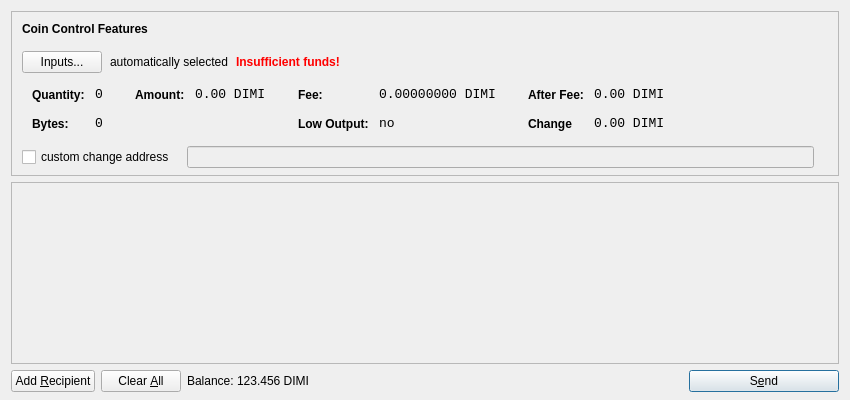
<?xml version="1.0" encoding="UTF-8"?>
<ui version="4.0">
 <class>SendCoinsDialog</class>
 <widget class="QDialog" name="SendCoinsDialog">
  <property name="geometry">
   <rect>
    <x>0</x>
    <y>0</y>
    <width>850</width>
    <height>400</height>
   </rect>
  </property>
  <property name="windowTitle">
   <string>Send Coins</string>
  </property>
  <layout class="QVBoxLayout" name="verticalLayout" stretch="0,1,0">
   <property name="bottomMargin">
    <number>8</number>
   </property>
   <item>
    <widget class="QFrame" name="frameCoinControl">
     <property name="sizePolicy">
      <sizepolicy hsizetype="Expanding" vsizetype="Expanding">
       <horstretch>0</horstretch>
       <verstretch>0</verstretch>
      </sizepolicy>
     </property>
     <property name="maximumSize">
      <size>
       <width>16777215</width>
       <height>16777215</height>
      </size>
     </property>
     <property name="frameShape">
      <enum>QFrame::StyledPanel</enum>
     </property>
     <property name="frameShadow">
      <enum>QFrame::Sunken</enum>
     </property>
     <layout class="QVBoxLayout" name="verticalLayoutCoinControl2">
      <property name="spacing">
       <number>-1</number>
      </property>
      <property name="leftMargin">
       <number>0</number>
      </property>
      <property name="topMargin">
       <number>0</number>
      </property>
      <property name="rightMargin">
       <number>0</number>
      </property>
      <property name="bottomMargin">
       <number>6</number>
      </property>
      <item>
       <layout class="QVBoxLayout" name="verticalLayoutCoinControl" stretch="0,0,0,0,1">
        <property name="spacing">
         <number>0</number>
        </property>
        <property name="leftMargin">
         <number>10</number>
        </property>
        <property name="topMargin">
         <number>10</number>
        </property>
        <item>
         <layout class="QHBoxLayout" name="horizontalLayoutCoinControl1">
          <property name="bottomMargin">
           <number>15</number>
          </property>
          <item>
           <widget class="QLabel" name="labelCoinControlFeatures">
            <property name="sizePolicy">
             <sizepolicy hsizetype="Preferred" vsizetype="Maximum">
              <horstretch>0</horstretch>
              <verstretch>0</verstretch>
             </sizepolicy>
            </property>
            <property name="font">
             <font>
              <weight>75</weight>
              <bold>true</bold>
             </font>
            </property>
            <property name="styleSheet">
             <string notr="true">font-weight:bold;</string>
            </property>
            <property name="text">
             <string>Coin Control Features</string>
            </property>
           </widget>
          </item>
         </layout>
        </item>
        <item>
         <layout class="QHBoxLayout" name="horizontalLayoutCoinControl2" stretch="0,0,0,0">
          <property name="spacing">
           <number>8</number>
          </property>
          <property name="bottomMargin">
           <number>10</number>
          </property>
          <item>
           <widget class="QPushButton" name="pushButtonCoinControl">
            <property name="styleSheet">
             <string notr="true"/>
            </property>
            <property name="text">
             <string>Inputs...</string>
            </property>
           </widget>
          </item>
          <item>
           <widget class="QLabel" name="labelCoinControlAutomaticallySelected">
            <property name="text">
             <string>automatically selected</string>
            </property>
            <property name="margin">
             <number>5</number>
            </property>
           </widget>
          </item>
          <item>
           <widget class="QLabel" name="labelCoinControlInsuffFunds">
            <property name="font">
             <font>
              <weight>75</weight>
              <bold>true</bold>
             </font>
            </property>
            <property name="styleSheet">
             <string notr="true">color:red;font-weight:bold;</string>
            </property>
            <property name="text">
             <string>Insufficient funds!</string>
            </property>
            <property name="margin">
             <number>5</number>
            </property>
           </widget>
          </item>
          <item>
           <spacer name="horizontalSpacerCoinControl">
            <property name="orientation">
             <enum>Qt::Horizontal</enum>
            </property>
            <property name="sizeHint" stdset="0">
             <size>
              <width>40</width>
              <height>1</height>
             </size>
            </property>
           </spacer>
          </item>
         </layout>
        </item>
        <item>
         <widget class="QWidget" name="widgetCoinControl" native="true">
          <property name="sizePolicy">
           <sizepolicy hsizetype="Preferred" vsizetype="Preferred">
            <horstretch>0</horstretch>
            <verstretch>0</verstretch>
           </sizepolicy>
          </property>
          <property name="minimumSize">
           <size>
            <width>0</width>
            <height>0</height>
           </size>
          </property>
          <property name="styleSheet">
           <string notr="true"/>
          </property>
          <layout class="QHBoxLayout" name="horizontalLayoutCoinControl5">
           <property name="margin">
            <number>0</number>
           </property>
           <item>
            <layout class="QHBoxLayout" name="horizontalLayoutCoinControl3" stretch="0,0,0,1">
             <property name="spacing">
              <number>20</number>
             </property>
             <property name="topMargin">
              <number>0</number>
             </property>
             <property name="bottomMargin">
              <number>10</number>
             </property>
             <item>
              <layout class="QFormLayout" name="formLayoutCoinControl1">
               <property name="horizontalSpacing">
                <number>10</number>
               </property>
               <property name="verticalSpacing">
                <number>14</number>
               </property>
               <property name="leftMargin">
                <number>10</number>
               </property>
               <property name="topMargin">
                <number>4</number>
               </property>
               <property name="rightMargin">
                <number>6</number>
               </property>
               <item row="0" column="0">
                <widget class="QLabel" name="labelCoinControlQuantityText">
                 <property name="styleSheet">
                  <string notr="true">font-weight:bold;</string>
                 </property>
                 <property name="text">
                  <string>Quantity:</string>
                 </property>
                 <property name="margin">
                  <number>0</number>
                 </property>
                </widget>
               </item>
               <item row="0" column="1">
                <widget class="QLabel" name="labelCoinControlQuantity">
                 <property name="font">
                  <font>
                   <family>Monospace</family>
                   <pointsize>10</pointsize>
                  </font>
                 </property>
                 <property name="cursor">
                  <cursorShape>IBeamCursor</cursorShape>
                 </property>
                 <property name="contextMenuPolicy">
                  <enum>Qt::ActionsContextMenu</enum>
                 </property>
                 <property name="text">
                  <string>0</string>
                 </property>
                 <property name="margin">
                  <number>0</number>
                 </property>
                 <property name="textInteractionFlags">
                  <set>Qt::LinksAccessibleByMouse|Qt::TextSelectableByKeyboard|Qt::TextSelectableByMouse</set>
                 </property>
                </widget>
               </item>
               <item row="1" column="0">
                <widget class="QLabel" name="labelCoinControlBytesText">
                 <property name="styleSheet">
                  <string notr="true">font-weight:bold;</string>
                 </property>
                 <property name="text">
                  <string>Bytes:</string>
                 </property>
                </widget>
               </item>
               <item row="1" column="1">
                <widget class="QLabel" name="labelCoinControlBytes">
                 <property name="font">
                  <font>
                   <family>Monospace</family>
                   <pointsize>10</pointsize>
                  </font>
                 </property>
                 <property name="cursor">
                  <cursorShape>IBeamCursor</cursorShape>
                 </property>
                 <property name="contextMenuPolicy">
                  <enum>Qt::ActionsContextMenu</enum>
                 </property>
                 <property name="text">
                  <string>0</string>
                 </property>
                 <property name="textInteractionFlags">
                  <set>Qt::LinksAccessibleByMouse|Qt::TextSelectableByKeyboard|Qt::TextSelectableByMouse</set>
                 </property>
                </widget>
               </item>
              </layout>
             </item>
             <item>
              <layout class="QFormLayout" name="formLayoutCoinControl2">
               <property name="horizontalSpacing">
                <number>10</number>
               </property>
               <property name="verticalSpacing">
                <number>14</number>
               </property>
               <property name="leftMargin">
                <number>6</number>
               </property>
               <property name="topMargin">
                <number>4</number>
               </property>
               <property name="rightMargin">
                <number>6</number>
               </property>
               <item row="0" column="0">
                <widget class="QLabel" name="labelCoinControlAmountText">
                 <property name="styleSheet">
                  <string notr="true">font-weight:bold;</string>
                 </property>
                 <property name="text">
                  <string>Amount:</string>
                 </property>
                 <property name="margin">
                  <number>0</number>
                 </property>
                </widget>
               </item>
               <item row="0" column="1">
                <widget class="QLabel" name="labelCoinControlAmount">
                 <property name="font">
                  <font>
                   <family>Monospace</family>
                   <pointsize>10</pointsize>
                  </font>
                 </property>
                 <property name="cursor">
                  <cursorShape>IBeamCursor</cursorShape>
                 </property>
                 <property name="contextMenuPolicy">
                  <enum>Qt::ActionsContextMenu</enum>
                 </property>
                 <property name="text">
                  <string notr="true">0.00 DIMI</string>
                 </property>
                 <property name="textInteractionFlags">
                  <set>Qt::LinksAccessibleByMouse|Qt::TextSelectableByKeyboard|Qt::TextSelectableByMouse</set>
                 </property>
                </widget>
               </item>
              </layout>
             </item>
             <item>
              <layout class="QFormLayout" name="formLayoutCoinControl3">
               <property name="horizontalSpacing">
                <number>10</number>
               </property>
               <property name="verticalSpacing">
                <number>14</number>
               </property>
               <property name="leftMargin">
                <number>6</number>
               </property>
               <property name="topMargin">
                <number>4</number>
               </property>
               <property name="rightMargin">
                <number>6</number>
               </property>
               <item row="0" column="0">
                <widget class="QLabel" name="labelCoinControlFeeText">
                 <property name="styleSheet">
                  <string notr="true">font-weight:bold;</string>
                 </property>
                 <property name="text">
                  <string>Fee:</string>
                 </property>
                 <property name="margin">
                  <number>0</number>
                 </property>
                </widget>
               </item>
               <item row="0" column="1">
                <widget class="QLabel" name="labelCoinControlFee">
                 <property name="font">
                  <font>
                   <family>Monospace</family>
                   <pointsize>10</pointsize>
                  </font>
                 </property>
                 <property name="cursor">
                  <cursorShape>IBeamCursor</cursorShape>
                 </property>
                 <property name="contextMenuPolicy">
                  <enum>Qt::ActionsContextMenu</enum>
                 </property>
                 <property name="text">
                  <string notr="true">0.00000000 DIMI</string>
                 </property>
                 <property name="textInteractionFlags">
                  <set>Qt::LinksAccessibleByMouse|Qt::TextSelectableByKeyboard|Qt::TextSelectableByMouse</set>
                 </property>
                </widget>
               </item>
               <item row="1" column="0">
                <widget class="QLabel" name="labelCoinControlLowOutputText">
                 <property name="styleSheet">
                  <string notr="true">font-weight:bold;</string>
                 </property>
                 <property name="text">
                  <string>Low Output:</string>
                 </property>
                </widget>
               </item>
               <item row="1" column="1">
                <widget class="QLabel" name="labelCoinControlLowOutput">
                 <property name="font">
                  <font>
                   <family>Monospace</family>
                   <pointsize>10</pointsize>
                  </font>
                 </property>
                 <property name="cursor">
                  <cursorShape>IBeamCursor</cursorShape>
                 </property>
                 <property name="contextMenuPolicy">
                  <enum>Qt::ActionsContextMenu</enum>
                 </property>
                 <property name="text">
                  <string>no</string>
                 </property>
                 <property name="textInteractionFlags">
                  <set>Qt::LinksAccessibleByMouse|Qt::TextSelectableByKeyboard|Qt::TextSelectableByMouse</set>
                 </property>
                </widget>
               </item>
              </layout>
             </item>
             <item>
              <layout class="QFormLayout" name="formLayoutCoinControl4">
               <property name="horizontalSpacing">
                <number>10</number>
               </property>
               <property name="verticalSpacing">
                <number>14</number>
               </property>
               <property name="leftMargin">
                <number>6</number>
               </property>
               <property name="topMargin">
                <number>4</number>
               </property>
               <property name="rightMargin">
                <number>6</number>
               </property>
               <item row="0" column="0">
                <widget class="QLabel" name="labelCoinControlAfterFeeText">
                 <property name="styleSheet">
                  <string notr="true">font-weight:bold;</string>
                 </property>
                 <property name="text">
                  <string>After Fee:</string>
                 </property>
                 <property name="margin">
                  <number>0</number>
                 </property>
                </widget>
               </item>
               <item row="0" column="1">
                <widget class="QLabel" name="labelCoinControlAfterFee">
                 <property name="font">
                  <font>
                   <family>Monospace</family>
                   <pointsize>10</pointsize>
                  </font>
                 </property>
                 <property name="cursor">
                  <cursorShape>IBeamCursor</cursorShape>
                 </property>
                 <property name="contextMenuPolicy">
                  <enum>Qt::ActionsContextMenu</enum>
                 </property>
                 <property name="text">
                  <string notr="true">0.00 DIMI</string>
                 </property>
                 <property name="textInteractionFlags">
                  <set>Qt::LinksAccessibleByMouse|Qt::TextSelectableByKeyboard|Qt::TextSelectableByMouse</set>
                 </property>
                </widget>
               </item>
               <item row="1" column="0">
                <widget class="QLabel" name="labelCoinControlChangeText">
                 <property name="styleSheet">
                  <string notr="true">font-weight:bold;</string>
                 </property>
                 <property name="text">
                  <string>Change</string>
                 </property>
                </widget>
               </item>
               <item row="1" column="1">
                <widget class="QLabel" name="labelCoinControlChange">
                 <property name="font">
                  <font>
                   <family>Monospace</family>
                   <pointsize>10</pointsize>
                  </font>
                 </property>
                 <property name="cursor">
                  <cursorShape>IBeamCursor</cursorShape>
                 </property>
                 <property name="contextMenuPolicy">
                  <enum>Qt::ActionsContextMenu</enum>
                 </property>
                 <property name="text">
                  <string notr="true">0.00 DIMI</string>
                 </property>
                 <property name="textInteractionFlags">
                  <set>Qt::LinksAccessibleByMouse|Qt::TextSelectableByKeyboard|Qt::TextSelectableByMouse</set>
                 </property>
                </widget>
               </item>
              </layout>
             </item>
            </layout>
           </item>
          </layout>
         </widget>
        </item>
        <item>
         <layout class="QHBoxLayout" name="horizontalLayoutCoinControl4" stretch="0,0,0">
          <property name="spacing">
           <number>12</number>
          </property>
          <property name="sizeConstraint">
           <enum>QLayout::SetDefaultConstraint</enum>
          </property>
          <property name="topMargin">
           <number>5</number>
          </property>
          <property name="rightMargin">
           <number>5</number>
          </property>
          <item>
           <widget class="QCheckBox" name="checkBoxCoinControlChange">
            <property name="text">
             <string>custom change address</string>
            </property>
           </widget>
          </item>
          <item>
           <widget class="QLineEdit" name="lineEditCoinControlChange">
            <property name="enabled">
             <bool>false</bool>
            </property>
            <property name="sizePolicy">
             <sizepolicy hsizetype="Expanding" vsizetype="Fixed">
              <horstretch>0</horstretch>
              <verstretch>0</verstretch>
             </sizepolicy>
            </property>
           </widget>
          </item>
          <item>
           <widget class="QLabel" name="labelCoinControlChangeLabel">
            <property name="sizePolicy">
             <sizepolicy hsizetype="Preferred" vsizetype="Expanding">
              <horstretch>0</horstretch>
              <verstretch>0</verstretch>
             </sizepolicy>
            </property>
            <property name="minimumSize">
             <size>
              <width>0</width>
              <height>0</height>
             </size>
            </property>
            <property name="text">
             <string/>
            </property>
            <property name="margin">
             <number>3</number>
            </property>
           </widget>
          </item>
         </layout>
        </item>
        <item>
         <spacer name="verticalSpacerCoinControl">
          <property name="orientation">
           <enum>Qt::Vertical</enum>
          </property>
          <property name="sizeHint" stdset="0">
           <size>
            <width>800</width>
            <height>1</height>
           </size>
          </property>
         </spacer>
        </item>
       </layout>
      </item>
     </layout>
    </widget>
   </item>
   <item>
    <widget class="QScrollArea" name="scrollArea">
     <property name="widgetResizable">
      <bool>true</bool>
     </property>
     <widget class="QWidget" name="scrollAreaWidgetContents">
      <property name="geometry">
       <rect>
        <x>0</x>
        <y>0</y>
        <width>830</width>
        <height>165</height>
       </rect>
      </property>
      <layout class="QVBoxLayout" name="verticalLayout_2">
       <property name="margin">
        <number>0</number>
       </property>
       <item>
        <layout class="QVBoxLayout" name="entries">
         <property name="spacing">
          <number>6</number>
         </property>
        </layout>
       </item>
       <item>
        <spacer name="verticalSpacer">
         <property name="orientation">
          <enum>Qt::Vertical</enum>
         </property>
         <property name="sizeHint" stdset="0">
          <size>
           <width>20</width>
           <height>40</height>
          </size>
         </property>
        </spacer>
       </item>
      </layout>
     </widget>
    </widget>
   </item>
   <item>
    <layout class="QHBoxLayout" name="horizontalLayout">
     <item>
      <widget class="QPushButton" name="addButton">
       <property name="toolTip">
        <string>Send to multiple recipients at once</string>
       </property>
       <property name="text">
        <string>Add &amp;Recipient</string>
       </property>
       <property name="autoDefault">
        <bool>false</bool>
       </property>
      </widget>
     </item>
     <item>
      <widget class="QPushButton" name="clearButton">
       <property name="sizePolicy">
        <sizepolicy hsizetype="Minimum" vsizetype="Fixed">
         <horstretch>0</horstretch>
         <verstretch>0</verstretch>
        </sizepolicy>
       </property>
       <property name="toolTip">
        <string>Remove all transaction fields</string>
       </property>
       <property name="text">
        <string>Clear &amp;All</string>
       </property>
       <property name="autoRepeatDelay">
        <number>300</number>
       </property>
       <property name="autoDefault">
        <bool>false</bool>
       </property>
      </widget>
     </item>
     <item>
      <layout class="QHBoxLayout" name="horizontalLayout_2">
       <property name="spacing">
        <number>3</number>
       </property>
       <item>
        <widget class="QLabel" name="label">
         <property name="sizePolicy">
          <sizepolicy hsizetype="Preferred" vsizetype="Fixed">
           <horstretch>0</horstretch>
           <verstretch>0</verstretch>
          </sizepolicy>
         </property>
         <property name="text">
          <string>Balance:</string>
         </property>
        </widget>
       </item>
       <item>
        <widget class="QLabel" name="labelBalance">
         <property name="sizePolicy">
          <sizepolicy hsizetype="Preferred" vsizetype="Fixed">
           <horstretch>0</horstretch>
           <verstretch>0</verstretch>
          </sizepolicy>
         </property>
         <property name="cursor">
          <cursorShape>IBeamCursor</cursorShape>
         </property>
         <property name="text">
          <string notr="true">123.456 DIMI</string>
         </property>
         <property name="textInteractionFlags">
          <set>Qt::LinksAccessibleByMouse|Qt::TextSelectableByKeyboard|Qt::TextSelectableByMouse</set>
         </property>
        </widget>
       </item>
      </layout>
     </item>
     <item>
      <spacer name="horizontalSpacer">
       <property name="orientation">
        <enum>Qt::Horizontal</enum>
       </property>
       <property name="sizeHint" stdset="0">
        <size>
         <width>40</width>
         <height>20</height>
        </size>
       </property>
      </spacer>
     </item>
     <item>
      <widget class="QPushButton" name="sendButton">
       <property name="minimumSize">
        <size>
         <width>150</width>
         <height>0</height>
        </size>
       </property>
       <property name="toolTip">
        <string>Confirm the send action</string>
       </property>
       <property name="text">
        <string>S&amp;end</string>
       </property>
       <property name="icon">
        <iconset resource="../diminutivecoin.qrc">
         <normaloff>:/icons/send</normaloff>:/icons/send</iconset>
       </property>
       <property name="default">
        <bool>true</bool>
       </property>
      </widget>
     </item>
    </layout>
   </item>
  </layout>
 </widget>
 <resources>
  <include location="../diminutivecoin.qrc"/>
 </resources>
 <connections/>
</ui>
